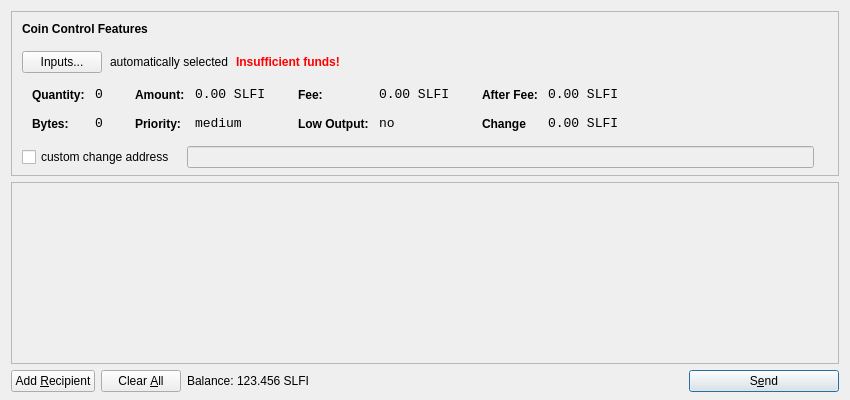
<?xml version="1.0" encoding="UTF-8"?>
<ui version="4.0">
 <class>SendCoinsDialog</class>
 <widget class="QDialog" name="SendCoinsDialog">
  <property name="geometry">
   <rect>
    <x>0</x>
    <y>0</y>
    <width>850</width>
    <height>400</height>
   </rect>
  </property>
  <property name="windowTitle">
   <string>Send Coins</string>
  </property>
  <layout class="QVBoxLayout" name="verticalLayout" stretch="0,1,0">
   <property name="bottomMargin">
    <number>8</number>
   </property>
   <item>
    <widget class="QFrame" name="frameCoinControl">
     <property name="sizePolicy">
      <sizepolicy hsizetype="Expanding" vsizetype="Expanding">
       <horstretch>0</horstretch>
       <verstretch>0</verstretch>
      </sizepolicy>
     </property>
     <property name="maximumSize">
      <size>
       <width>16777215</width>
       <height>16777215</height>
      </size>
     </property>
     <property name="frameShape">
      <enum>QFrame::StyledPanel</enum>
     </property>
     <property name="frameShadow">
      <enum>QFrame::Sunken</enum>
     </property>
     <layout class="QVBoxLayout" name="verticalLayoutCoinControl2">
      <property name="spacing">
       <number>-1</number>
      </property>
      <property name="leftMargin">
       <number>0</number>
      </property>
      <property name="topMargin">
       <number>0</number>
      </property>
      <property name="rightMargin">
       <number>0</number>
      </property>
      <property name="bottomMargin">
       <number>6</number>
      </property>
      <item>
       <layout class="QVBoxLayout" name="verticalLayoutCoinControl" stretch="0,0,0,0,1">
        <property name="spacing">
         <number>0</number>
        </property>
        <property name="leftMargin">
         <number>10</number>
        </property>
        <property name="topMargin">
         <number>10</number>
        </property>
        <item>
         <layout class="QHBoxLayout" name="horizontalLayoutCoinControl1">
          <property name="bottomMargin">
           <number>15</number>
          </property>
          <item>
           <widget class="QLabel" name="labelCoinControlFeatures">
            <property name="sizePolicy">
             <sizepolicy hsizetype="Preferred" vsizetype="Maximum">
              <horstretch>0</horstretch>
              <verstretch>0</verstretch>
             </sizepolicy>
            </property>
            <property name="font">
             <font>
              <weight>75</weight>
              <bold>true</bold>
             </font>
            </property>
            <property name="styleSheet">
             <string notr="true">font-weight:bold;</string>
            </property>
            <property name="text">
             <string>Coin Control Features</string>
            </property>
           </widget>
          </item>
         </layout>
        </item>
        <item>
         <layout class="QHBoxLayout" name="horizontalLayoutCoinControl2" stretch="0,0,0,0">
          <property name="spacing">
           <number>8</number>
          </property>
          <property name="bottomMargin">
           <number>10</number>
          </property>
          <item>
           <widget class="QPushButton" name="pushButtonCoinControl">
            <property name="styleSheet">
             <string notr="true"/>
            </property>
            <property name="text">
             <string>Inputs...</string>
            </property>
           </widget>
          </item>
          <item>
           <widget class="QLabel" name="labelCoinControlAutomaticallySelected">
            <property name="text">
             <string>automatically selected</string>
            </property>
            <property name="margin">
             <number>5</number>
            </property>
           </widget>
          </item>
          <item>
           <widget class="QLabel" name="labelCoinControlInsuffFunds">
            <property name="font">
             <font>
              <weight>75</weight>
              <bold>true</bold>
             </font>
            </property>
            <property name="styleSheet">
             <string notr="true">color:red;font-weight:bold;</string>
            </property>
            <property name="text">
             <string>Insufficient funds!</string>
            </property>
            <property name="margin">
             <number>5</number>
            </property>
           </widget>
          </item>
          <item>
           <spacer name="horizontalSpacerCoinControl">
            <property name="orientation">
             <enum>Qt::Horizontal</enum>
            </property>
            <property name="sizeHint" stdset="0">
             <size>
              <width>40</width>
              <height>1</height>
             </size>
            </property>
           </spacer>
          </item>
         </layout>
        </item>
        <item>
         <widget class="QWidget" name="widgetCoinControl" native="true">
          <property name="sizePolicy">
           <sizepolicy hsizetype="Preferred" vsizetype="Preferred">
            <horstretch>0</horstretch>
            <verstretch>0</verstretch>
           </sizepolicy>
          </property>
          <property name="minimumSize">
           <size>
            <width>0</width>
            <height>0</height>
           </size>
          </property>
          <property name="styleSheet">
           <string notr="true"/>
          </property>
          <layout class="QHBoxLayout" name="horizontalLayoutCoinControl5">
           <property name="margin">
            <number>0</number>
           </property>
           <item>
            <layout class="QHBoxLayout" name="horizontalLayoutCoinControl3" stretch="0,0,0,1">
             <property name="spacing">
              <number>20</number>
             </property>
             <property name="topMargin">
              <number>0</number>
             </property>
             <property name="bottomMargin">
              <number>10</number>
             </property>
             <item>
              <layout class="QFormLayout" name="formLayoutCoinControl1">
               <property name="horizontalSpacing">
                <number>10</number>
               </property>
               <property name="verticalSpacing">
                <number>14</number>
               </property>
               <property name="leftMargin">
                <number>10</number>
               </property>
               <property name="topMargin">
                <number>4</number>
               </property>
               <property name="rightMargin">
                <number>6</number>
               </property>
               <item row="0" column="0">
                <widget class="QLabel" name="labelCoinControlQuantityText">
                 <property name="styleSheet">
                  <string notr="true">font-weight:bold;</string>
                 </property>
                 <property name="text">
                  <string>Quantity:</string>
                 </property>
                 <property name="margin">
                  <number>0</number>
                 </property>
                </widget>
               </item>
               <item row="0" column="1">
                <widget class="QLabel" name="labelCoinControlQuantity">
                 <property name="font">
                  <font>
                   <family>Monospace</family>
                   <pointsize>10</pointsize>
                  </font>
                 </property>
                 <property name="cursor">
                  <cursorShape>IBeamCursor</cursorShape>
                 </property>
                 <property name="contextMenuPolicy">
                  <enum>Qt::ActionsContextMenu</enum>
                 </property>
                 <property name="text">
                  <string>0</string>
                 </property>
                 <property name="margin">
                  <number>0</number>
                 </property>
                 <property name="textInteractionFlags">
                  <set>Qt::LinksAccessibleByMouse|Qt::TextSelectableByKeyboard|Qt::TextSelectableByMouse</set>
                 </property>
                </widget>
               </item>
               <item row="1" column="0">
                <widget class="QLabel" name="labelCoinControlBytesText">
                 <property name="styleSheet">
                  <string notr="true">font-weight:bold;</string>
                 </property>
                 <property name="text">
                  <string>Bytes:</string>
                 </property>
                </widget>
               </item>
               <item row="1" column="1">
                <widget class="QLabel" name="labelCoinControlBytes">
                 <property name="font">
                  <font>
                   <family>Monospace</family>
                   <pointsize>10</pointsize>
                  </font>
                 </property>
                 <property name="cursor">
                  <cursorShape>IBeamCursor</cursorShape>
                 </property>
                 <property name="contextMenuPolicy">
                  <enum>Qt::ActionsContextMenu</enum>
                 </property>
                 <property name="text">
                  <string>0</string>
                 </property>
                 <property name="textInteractionFlags">
                  <set>Qt::LinksAccessibleByMouse|Qt::TextSelectableByKeyboard|Qt::TextSelectableByMouse</set>
                 </property>
                </widget>
               </item>
              </layout>
             </item>
             <item>
              <layout class="QFormLayout" name="formLayoutCoinControl2">
               <property name="horizontalSpacing">
                <number>10</number>
               </property>
               <property name="verticalSpacing">
                <number>14</number>
               </property>
               <property name="leftMargin">
                <number>6</number>
               </property>
               <property name="topMargin">
                <number>4</number>
               </property>
               <property name="rightMargin">
                <number>6</number>
               </property>
               <item row="0" column="0">
                <widget class="QLabel" name="labelCoinControlAmountText">
                 <property name="styleSheet">
                  <string notr="true">font-weight:bold;</string>
                 </property>
                 <property name="text">
                  <string>Amount:</string>
                 </property>
                 <property name="margin">
                  <number>0</number>
                 </property>
                </widget>
               </item>
               <item row="0" column="1">
                <widget class="QLabel" name="labelCoinControlAmount">
                 <property name="font">
                  <font>
                   <family>Monospace</family>
                   <pointsize>10</pointsize>
                  </font>
                 </property>
                 <property name="cursor">
                  <cursorShape>IBeamCursor</cursorShape>
                 </property>
                 <property name="contextMenuPolicy">
                  <enum>Qt::ActionsContextMenu</enum>
                 </property>
                 <property name="text">
                  <string>0.00 SLFI</string>
                 </property>
                 <property name="textInteractionFlags">
                  <set>Qt::LinksAccessibleByMouse|Qt::TextSelectableByKeyboard|Qt::TextSelectableByMouse</set>
                 </property>
                </widget>
               </item>
               <item row="1" column="0">
                <widget class="QLabel" name="labelCoinControlPriorityText">
                 <property name="styleSheet">
                  <string notr="true">font-weight:bold;</string>
                 </property>
                 <property name="text">
                  <string>Priority:</string>
                 </property>
                </widget>
               </item>
               <item row="1" column="1">
                <widget class="QLabel" name="labelCoinControlPriority">
                 <property name="font">
                  <font>
                   <family>Monospace</family>
                   <pointsize>10</pointsize>
                  </font>
                 </property>
                 <property name="cursor">
                  <cursorShape>IBeamCursor</cursorShape>
                 </property>
                 <property name="contextMenuPolicy">
                  <enum>Qt::ActionsContextMenu</enum>
                 </property>
                 <property name="text">
                  <string>medium</string>
                 </property>
                 <property name="textInteractionFlags">
                  <set>Qt::LinksAccessibleByMouse|Qt::TextSelectableByKeyboard|Qt::TextSelectableByMouse</set>
                 </property>
                </widget>
               </item>
              </layout>
             </item>
             <item>
              <layout class="QFormLayout" name="formLayoutCoinControl3">
               <property name="horizontalSpacing">
                <number>10</number>
               </property>
               <property name="verticalSpacing">
                <number>14</number>
               </property>
               <property name="leftMargin">
                <number>6</number>
               </property>
               <property name="topMargin">
                <number>4</number>
               </property>
               <property name="rightMargin">
                <number>6</number>
               </property>
               <item row="0" column="0">
                <widget class="QLabel" name="labelCoinControlFeeText">
                 <property name="styleSheet">
                  <string notr="true">font-weight:bold;</string>
                 </property>
                 <property name="text">
                  <string>Fee:</string>
                 </property>
                 <property name="margin">
                  <number>0</number>
                 </property>
                </widget>
               </item>
               <item row="0" column="1">
                <widget class="QLabel" name="labelCoinControlFee">
                 <property name="font">
                  <font>
                   <family>Monospace</family>
                   <pointsize>10</pointsize>
                  </font>
                 </property>
                 <property name="cursor">
                  <cursorShape>IBeamCursor</cursorShape>
                 </property>
                 <property name="contextMenuPolicy">
                  <enum>Qt::ActionsContextMenu</enum>
                 </property>
                 <property name="text">
                  <string>0.00 SLFI</string>
                 </property>
                 <property name="textInteractionFlags">
                  <set>Qt::LinksAccessibleByMouse|Qt::TextSelectableByKeyboard|Qt::TextSelectableByMouse</set>
                 </property>
                </widget>
               </item>
               <item row="1" column="0">
                <widget class="QLabel" name="labelCoinControlLowOutputText">
                 <property name="styleSheet">
                  <string notr="true">font-weight:bold;</string>
                 </property>
                 <property name="text">
                  <string>Low Output:</string>
                 </property>
                </widget>
               </item>
               <item row="1" column="1">
                <widget class="QLabel" name="labelCoinControlLowOutput">
                 <property name="font">
                  <font>
                   <family>Monospace</family>
                   <pointsize>10</pointsize>
                  </font>
                 </property>
                 <property name="cursor">
                  <cursorShape>IBeamCursor</cursorShape>
                 </property>
                 <property name="contextMenuPolicy">
                  <enum>Qt::ActionsContextMenu</enum>
                 </property>
                 <property name="text">
                  <string>no</string>
                 </property>
                 <property name="textInteractionFlags">
                  <set>Qt::LinksAccessibleByMouse|Qt::TextSelectableByKeyboard|Qt::TextSelectableByMouse</set>
                 </property>
                </widget>
               </item>
              </layout>
             </item>
             <item>
              <layout class="QFormLayout" name="formLayoutCoinControl4">
               <property name="horizontalSpacing">
                <number>10</number>
               </property>
               <property name="verticalSpacing">
                <number>14</number>
               </property>
               <property name="leftMargin">
                <number>6</number>
               </property>
               <property name="topMargin">
                <number>4</number>
               </property>
               <property name="rightMargin">
                <number>6</number>
               </property>
               <item row="0" column="0">
                <widget class="QLabel" name="labelCoinControlAfterFeeText">
                 <property name="styleSheet">
                  <string notr="true">font-weight:bold;</string>
                 </property>
                 <property name="text">
                  <string>After Fee:</string>
                 </property>
                 <property name="margin">
                  <number>0</number>
                 </property>
                </widget>
               </item>
               <item row="0" column="1">
                <widget class="QLabel" name="labelCoinControlAfterFee">
                 <property name="font">
                  <font>
                   <family>Monospace</family>
                   <pointsize>10</pointsize>
                  </font>
                 </property>
                 <property name="cursor">
                  <cursorShape>IBeamCursor</cursorShape>
                 </property>
                 <property name="contextMenuPolicy">
                  <enum>Qt::ActionsContextMenu</enum>
                 </property>
                 <property name="text">
                  <string>0.00 SLFI</string>
                 </property>
                 <property name="textInteractionFlags">
                  <set>Qt::LinksAccessibleByMouse|Qt::TextSelectableByKeyboard|Qt::TextSelectableByMouse</set>
                 </property>
                </widget>
               </item>
               <item row="1" column="0">
                <widget class="QLabel" name="labelCoinControlChangeText">
                 <property name="styleSheet">
                  <string notr="true">font-weight:bold;</string>
                 </property>
                 <property name="text">
                  <string>Change</string>
                 </property>
                </widget>
               </item>
               <item row="1" column="1">
                <widget class="QLabel" name="labelCoinControlChange">
                 <property name="font">
                  <font>
                   <family>Monospace</family>
                   <pointsize>10</pointsize>
                  </font>
                 </property>
                 <property name="cursor">
                  <cursorShape>IBeamCursor</cursorShape>
                 </property>
                 <property name="contextMenuPolicy">
                  <enum>Qt::ActionsContextMenu</enum>
                 </property>
                 <property name="text">
                  <string>0.00 SLFI</string>
                 </property>
                 <property name="textInteractionFlags">
                  <set>Qt::LinksAccessibleByMouse|Qt::TextSelectableByKeyboard|Qt::TextSelectableByMouse</set>
                 </property>
                </widget>
               </item>
              </layout>
             </item>
            </layout>
           </item>
          </layout>
         </widget>
        </item>
        <item>
         <layout class="QHBoxLayout" name="horizontalLayoutCoinControl4" stretch="0,0,0">
          <property name="spacing">
           <number>12</number>
          </property>
          <property name="sizeConstraint">
           <enum>QLayout::SetDefaultConstraint</enum>
          </property>
          <property name="topMargin">
           <number>5</number>
          </property>
          <property name="rightMargin">
           <number>5</number>
          </property>
          <item>
           <widget class="QCheckBox" name="checkBoxCoinControlChange">
            <property name="text">
             <string>custom change address</string>
            </property>
           </widget>
          </item>
          <item>
           <widget class="QLineEdit" name="lineEditCoinControlChange">
            <property name="enabled">
             <bool>false</bool>
            </property>
            <property name="sizePolicy">
             <sizepolicy hsizetype="Expanding" vsizetype="Fixed">
              <horstretch>0</horstretch>
              <verstretch>0</verstretch>
             </sizepolicy>
            </property>
           </widget>
          </item>
          <item>
           <widget class="QLabel" name="labelCoinControlChangeLabel">
            <property name="sizePolicy">
             <sizepolicy hsizetype="Preferred" vsizetype="Expanding">
              <horstretch>0</horstretch>
              <verstretch>0</verstretch>
             </sizepolicy>
            </property>
            <property name="minimumSize">
             <size>
              <width>0</width>
              <height>0</height>
             </size>
            </property>
            <property name="text">
             <string/>
            </property>
            <property name="margin">
             <number>3</number>
            </property>
           </widget>
          </item>
         </layout>
        </item>
        <item>
         <spacer name="verticalSpacerCoinControl">
          <property name="orientation">
           <enum>Qt::Vertical</enum>
          </property>
          <property name="sizeHint" stdset="0">
           <size>
            <width>800</width>
            <height>1</height>
           </size>
          </property>
         </spacer>
        </item>
       </layout>
      </item>
     </layout>
    </widget>
   </item>
   <item>
    <widget class="QScrollArea" name="scrollArea">
     <property name="widgetResizable">
      <bool>true</bool>
     </property>
     <widget class="QWidget" name="scrollAreaWidgetContents">
      <property name="geometry">
       <rect>
        <x>0</x>
        <y>0</y>
        <width>830</width>
        <height>165</height>
       </rect>
      </property>
      <layout class="QVBoxLayout" name="verticalLayout_2">
       <property name="margin">
        <number>0</number>
       </property>
       <item>
        <layout class="QVBoxLayout" name="entries">
         <property name="spacing">
          <number>6</number>
         </property>
        </layout>
       </item>
       <item>
        <spacer name="verticalSpacer">
         <property name="orientation">
          <enum>Qt::Vertical</enum>
         </property>
         <property name="sizeHint" stdset="0">
          <size>
           <width>20</width>
           <height>40</height>
          </size>
         </property>
        </spacer>
       </item>
      </layout>
     </widget>
    </widget>
   </item>
   <item>
    <layout class="QHBoxLayout" name="horizontalLayout">
     <item>
      <widget class="QPushButton" name="addButton">
       <property name="toolTip">
        <string>Send to multiple recipients at once</string>
       </property>
       <property name="text">
        <string>Add &amp;Recipient</string>
       </property>
       <property name="icon">
        <iconset resource="../bitcoin.qrc">
         <normaloff>:/icons/add</normaloff>:/icons/add</iconset>
       </property>
       <property name="autoDefault">
        <bool>false</bool>
       </property>
      </widget>
     </item>
     <item>
      <widget class="QPushButton" name="clearButton">
       <property name="sizePolicy">
        <sizepolicy hsizetype="Minimum" vsizetype="Fixed">
         <horstretch>0</horstretch>
         <verstretch>0</verstretch>
        </sizepolicy>
       </property>
       <property name="toolTip">
        <string>Remove all transaction fields</string>
       </property>
       <property name="text">
        <string>Clear &amp;All</string>
       </property>
       <property name="icon">
        <iconset resource="../bitcoin.qrc">
         <normaloff>:/icons/remove</normaloff>:/icons/remove</iconset>
       </property>
       <property name="autoRepeatDelay">
        <number>300</number>
       </property>
       <property name="autoDefault">
        <bool>false</bool>
       </property>
      </widget>
     </item>
     <item>
      <layout class="QHBoxLayout" name="horizontalLayout_2">
       <property name="spacing">
        <number>3</number>
       </property>
       <item>
        <widget class="QLabel" name="label">
         <property name="sizePolicy">
          <sizepolicy hsizetype="Preferred" vsizetype="Fixed">
           <horstretch>0</horstretch>
           <verstretch>0</verstretch>
          </sizepolicy>
         </property>
         <property name="text">
          <string>Balance:</string>
         </property>
        </widget>
       </item>
       <item>
        <widget class="QLabel" name="labelBalance">
         <property name="sizePolicy">
          <sizepolicy hsizetype="Preferred" vsizetype="Fixed">
           <horstretch>0</horstretch>
           <verstretch>0</verstretch>
          </sizepolicy>
         </property>
         <property name="cursor">
          <cursorShape>IBeamCursor</cursorShape>
         </property>
         <property name="text">
          <string>123.456 SLFI</string>
         </property>
         <property name="textInteractionFlags">
          <set>Qt::LinksAccessibleByMouse|Qt::TextSelectableByKeyboard|Qt::TextSelectableByMouse</set>
         </property>
        </widget>
       </item>
      </layout>
     </item>
     <item>
      <spacer name="horizontalSpacer">
       <property name="orientation">
        <enum>Qt::Horizontal</enum>
       </property>
       <property name="sizeHint" stdset="0">
        <size>
         <width>40</width>
         <height>20</height>
        </size>
       </property>
      </spacer>
     </item>
     <item>
      <widget class="QPushButton" name="sendButton">
       <property name="minimumSize">
        <size>
         <width>150</width>
         <height>0</height>
        </size>
       </property>
       <property name="toolTip">
        <string>Confirm the send action</string>
       </property>
       <property name="text">
        <string>S&amp;end</string>
       </property>
       <property name="icon">
        <iconset resource="../bitcoin.qrc">
         <normaloff>:/icons/send</normaloff>:/icons/send</iconset>
       </property>
       <property name="default">
        <bool>true</bool>
       </property>
      </widget>
     </item>
    </layout>
   </item>
  </layout>
 </widget>
 <resources>
  <include location="../bitcoin.qrc"/>
 </resources>
 <connections/>
</ui>
